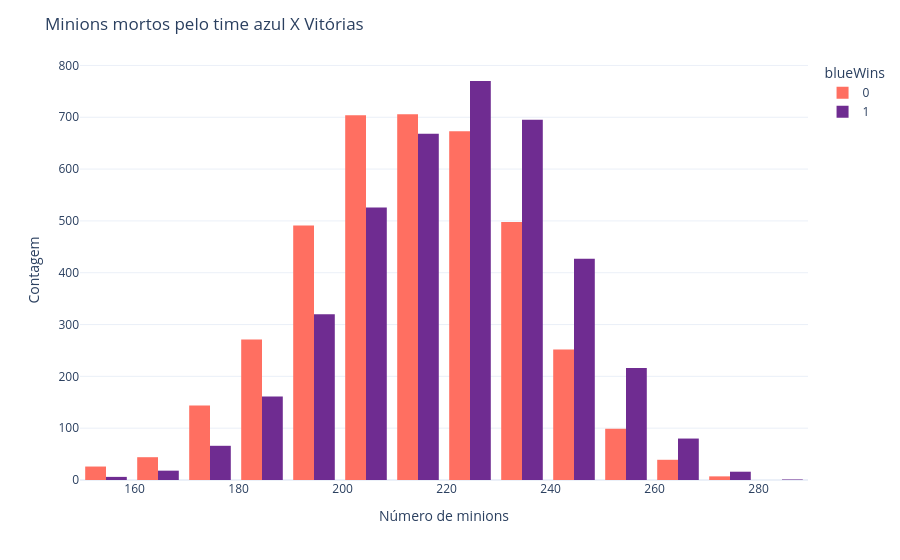

Write notebook code for a chart like this one.
### Code cell
# Correlação entre blueTotalMinionsKilled e blueWins
min_w = df_limpo.groupby(['blueTotalMinionsKilled','blueWins'])['blueTotalMinionsKilled'].size().reset_index(name='count')

fig = px.histogram(min_w,
                   x='blueTotalMinionsKilled',
                   y='count',
                   color='blueWins',
                   color_discrete_map={0:'#FF6F61', 1:'#6F2C91'},
                   nbins=20)
fig.update_layout(
    template='plotly_white',
    title = 'Minions mortos pelo time azul X Vitórias',
    xaxis_title='Número de minions',
    yaxis_title='Contagem',
    barmode='group'
)
fig.show()

### Figure 1 — Plotly figure (JSON) as saved in the notebook; plotly's stock layout.template omitted (floating-point values rounded to 4 significant figures)
{"data": [{"bingroup": "x", "histfunc": "sum", "hovertemplate": "blueWins=0<br>blueTotalMinionsKilled=%{x}<br>sum of count=%{y}<extra></extra>", "legendgroup": "0", "marker": {"color": "#FF6F61", "pattern": {"shape": ""}}, "name": "0", "nbinsx": 20, "orientation": "v", "showlegend": true, "x": [152, 153, 154, 155, 156, 157, 158, 159, 160, 161, 162, 163, 164, 165, 166, 167, 168, 169, 170, 171, 172, 173, 174, 175, 176, 177, 178, 179, 180, 181, 182, 183, 184, 185, 186, 187, 188, 189, 190, 191, 192, 193, 194, 195, 196, 197, 198, 199, 200, 201, 202, 203, 204, 205, 206, 207, 208, 209, 210, 211, 212, 213, 214, 215, 216, 217, 218, 219, 220, 221, 222, 223, 224, 225, 226, 227, 228, 229, 230, 231, 232, 233, 234, 235, 236, 237, 238, 239, 240, 241, 242, 243, 244, 245, 246, 247, 248, 249, 250, 251, 252, 253, 254, 255, 256, 257, 258, 259, 260, 261, 262, 263, 264, 265, 266, 267, 268, 269, 270, 271, 272], "xaxis": "x", "y": [1, 2, 3, 1, 5, 7, 3, 4, 2, 3, 6, 2, 1, 4, 3, 11, 2, 10, 14, 16, 12, 18, 13, 14, 15, 10, 19, 13, 23, 24, 23, 21, 25, 35, 31, 28, 35, 26, 45, 52, 38, 44, 40, 53, 51, 44, 68, 56, 70, 67, 65, 78, 73, 73, 71, 63, 70, 74, 75, 69, 65, 70, 84, 80, 63, 65, 80, 55, 77, 71, 87, 68, 60, 60, 69, 52, 60, 69, 65, 52, 60, 46, 58, 41, 51, 42, 42, 41, 31, 45, 28, 24, 30, 29, 16, 25, 13, 11, 10, 18, 16, 11, 9, 12, 8, 10, 4, 1, 4, 13, 4, 3, 3, 4, 2, 2, 1, 3, 4, 1, 2], "yaxis": "y", "type": "histogram"}, {"bingroup": "x", "histfunc": "sum", "hovertemplate": "blueWins=1<br>blueTotalMinionsKilled=%{x}<br>sum of count=%{y}<extra></extra>", "legendgroup": "1", "marker": {"color": "#6F2C91", "pattern": {"shape": ""}}, "name": "1", "nbinsx": 20, "orientation": "v", "showlegend": true, "x": [152, 154, 158, 159, 162, 163, 164, 165, 167, 168, 170, 171, 172, 173, 174, 175, 176, 177, 178, 179, 180, 181, 182, 183, 184, 185, 186, 187, 188, 189, 190, 191, 192, 193, 194, 195, 196, 197, 198, 199, 200, 201, 202, 203, 204, 205, 206, 207, 208, 209, 210, 211, 212, 213, 214, 215, 216, 217, 218, 219, 220, 221, 222, 223, 224, 225, 226, 227, 228, 229, 230, 231, 232, 233, 234, 235, 236, 237, 238, 239, 240, 241, 242, 243, 244, 245, 246, 247, 248, 249, 250, 251, 252, 253, 254, 255, 256, 257, 258, 259, 260, 261, 262, 263, 264, 265, 266, 267, 268, 269, 270, 271, 272, 273, 274, 275, 276, 279, 281], "xaxis": "x", "y": [1, 1, 2, 2, 3, 1, 3, 4, 2, 5, 7, 6, 2, 4, 8, 5, 10, 7, 9, 8, 14, 10, 12, 13, 13, 15, 24, 20, 18, 22, 22, 31, 28, 31, 27, 41, 33, 35, 34, 38, 43, 51, 40, 55, 54, 48, 57, 66, 55, 57, 52, 63, 64, 60, 77, 57, 70, 70, 84, 71, 81, 82, 76, 77, 72, 74, 75, 71, 77, 85, 60, 89, 75, 84, 70, 75, 64, 61, 66, 51, 60, 38, 48, 32, 45, 37, 57, 41, 39, 30, 35, 27, 31, 20, 20, 17, 16, 23, 10, 17, 12, 17, 9, 10, 12, 2, 6, 2, 5, 5, 3, 4, 1, 1, 1, 1, 4, 1, 1], "yaxis": "y", "type": "histogram"}], "layout": {"xaxis": {"anchor": "y", "domain": [0.0, 1.0], "title": {"text": "Número de minions"}}, "yaxis": {"anchor": "x", "domain": [0.0, 1.0], "title": {"text": "Contagem"}}, "legend": {"title": {"text": "blueWins"}, "tracegroupgap": 0}, "margin": {"t": 60}, "barmode": "group", "title": {"text": "Minions mortos pelo time azul X Vitórias"}}}
